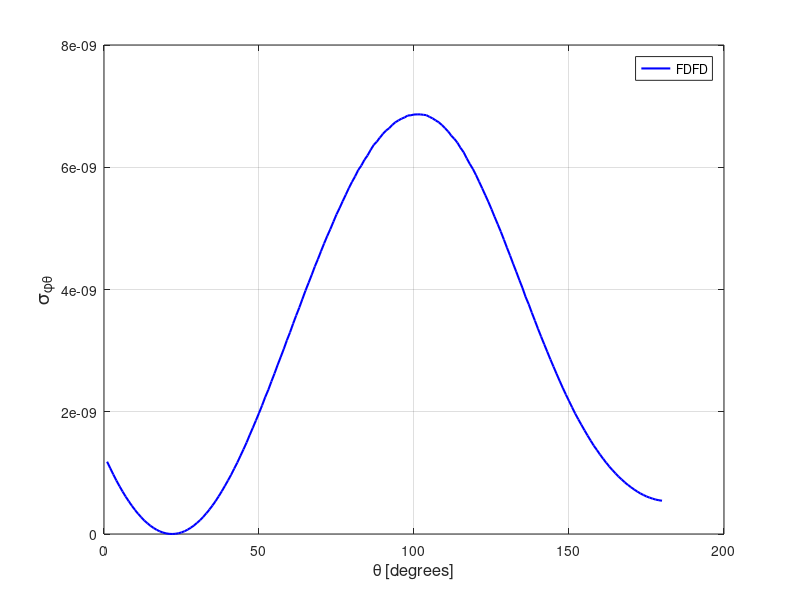

The MATLAB script that drew this image:
spt = [ 
    1  0.11829862E-08
    2  0.10773893E-08
    3  0.97433017E-09
    4  0.87466029E-09
    5  0.78256429E-09
    6  0.69427675E-09
    7  0.61102351E-09
    8  0.53431293E-09
    9  0.46169832E-09
   10  0.39380471E-09
   11  0.33046335E-09
   12  0.27414129E-09
   13  0.22138100E-09
   14  0.17507142E-09
   15  0.13404564E-09
   16  0.98401079E-10
   17  0.68325554E-10
   18  0.43246740E-10
   19  0.24078559E-10
   20  0.10816158E-10
   21  0.25141712E-11
   22  0.17851560E-12
   23  0.32443809E-11
   24  0.12060180E-10
   25  0.25919196E-10
   26  0.46124340E-10
   27  0.71693984E-10
   28  0.10286507E-09
   29  0.13862876E-09
   30  0.18070292E-09
   31  0.22795546E-09
   32  0.27954353E-09
   33  0.33738090E-09
   34  0.39971967E-09
   35  0.46701265E-09
   36  0.53907001E-09
   37  0.61701994E-09
   38  0.69937078E-09
   39  0.78707330E-09
   40  0.87620577E-09
   41  0.96825958E-09
   42  0.10695186E-08
   43  0.11684551E-08
   44  0.12772694E-08
   45  0.13851491E-08
   46  0.14964885E-08
   47  0.16192845E-08
   48  0.17366076E-08
   49  0.18565908E-08
   50  0.19780166E-08
   51  0.21039319E-08
   52  0.22392739E-08
   53  0.23580944E-08
   54  0.24952231E-08
   55  0.26255043E-08
   56  0.27643705E-08
   57  0.28951455E-08
   58  0.30278020E-08
   59  0.31698850E-08
   60  0.32975256E-08
   61  0.34408540E-08
   62  0.35757195E-08
   63  0.37044148E-08
   64  0.38435242E-08
   65  0.39824388E-08
   66  0.41099124E-08
   67  0.42384052E-08
   68  0.43748365E-08
   69  0.44958743E-08
   70  0.46257469E-08
   71  0.47528061E-08
   72  0.48739106E-08
   73  0.49859472E-08
   74  0.51080029E-08
   75  0.52283715E-08
   76  0.53328946E-08
   77  0.54444036E-08
   78  0.55517231E-08
   79  0.56604157E-08
   80  0.57601808E-08
   81  0.58506311E-08
   82  0.59533072E-08
   83  0.60271494E-08
   84  0.61200147E-08
   85  0.61922067E-08
   86  0.62823116E-08
   87  0.63648367E-08
   88  0.64183729E-08
   89  0.64853802E-08
   90  0.65478396E-08
   91  0.65999362E-08
   92  0.66405432E-08
   93  0.66943273E-08
   94  0.67360570E-08
   95  0.67669359E-08
   96  0.67953074E-08
   97  0.68160793E-08
   98  0.68464705E-08
   99  0.68504060E-08
  100  0.68625408E-08
  101  0.68646977E-08
  102  0.68648442E-08
  103  0.68582464E-08
  104  0.68517978E-08
  105  0.68241675E-08
  106  0.68001249E-08
  107  0.67664039E-08
  108  0.67355073E-08
  109  0.66919612E-08
  110  0.66406987E-08
  111  0.65865855E-08
  112  0.65188646E-08
  113  0.64645453E-08
  114  0.64026886E-08
  115  0.63171330E-08
  116  0.62474430E-08
  117  0.61465908E-08
  118  0.60541709E-08
  119  0.59716023E-08
  120  0.58720588E-08
  121  0.57640328E-08
  122  0.56553171E-08
  123  0.55436922E-08
  124  0.54329146E-08
  125  0.53130154E-08
  126  0.51889781E-08
  127  0.50688058E-08
  128  0.49469060E-08
  129  0.48165596E-08
  130  0.46826010E-08
  131  0.45540314E-08
  132  0.44184394E-08
  133  0.42887907E-08
  134  0.41535451E-08
  135  0.40247099E-08
  136  0.38789505E-08
  137  0.37592893E-08
  138  0.36215873E-08
  139  0.34907106E-08
  140  0.33572782E-08
  141  0.32295386E-08
  142  0.31040572E-08
  143  0.29807434E-08
  144  0.28562537E-08
  145  0.27379328E-08
  146  0.26193385E-08
  147  0.25031686E-08
  148  0.23897679E-08
  149  0.22803288E-08
  150  0.21768327E-08
  151  0.20721920E-08
  152  0.19698214E-08
  153  0.18761426E-08
  154  0.17862638E-08
  155  0.16965096E-08
  156  0.16102125E-08
  157  0.15268269E-08
  158  0.14456654E-08
  159  0.13738333E-08
  160  0.13003244E-08
  161  0.12322582E-08
  162  0.11659026E-08
  163  0.11043183E-08
  164  0.10454445E-08
  165  0.99087993E-09
  166  0.93866848E-09
  167  0.89060970E-09
  168  0.84519747E-09
  169  0.80339124E-09
  170  0.76461265E-09
  171  0.72835027E-09
  172  0.69508777E-09
  173  0.66426736E-09
  174  0.63886352E-09
  175  0.61388755E-09
  176  0.59502220E-09
  177  0.57788424E-09
  178  0.56260213E-09
  179  0.55209448E-09
  180  0.54456045E-09
  181  0.54027505E-09
  182  0.53980093E-09
  183  0.54307769E-09
  184  0.54972427E-09
  185  0.56096006E-09
  186  0.57534821E-09
  187  0.59522598E-09
  188  0.61776267E-09
  189  0.64618255E-09
  190  0.67935479E-09
  191  0.71594303E-09
  192  0.75830675E-09
  193  0.80738599E-09
  194  0.86150453E-09
  195  0.91993346E-09
  196  0.98538133E-09
  197  0.10562829E-08
  198  0.11351383E-08
  199  0.12203260E-08
  200  0.13110613E-08
  201  0.14086540E-08
  202  0.15151325E-08
  203  0.16253050E-08
  204  0.17444303E-08
  205  0.18712132E-08
  206  0.20058570E-08
  207  0.21485527E-08
  208  0.22962827E-08
  209  0.24507822E-08
  210  0.26159528E-08
  211  0.27874891E-08
  212  0.29646827E-08
  213  0.31484115E-08
  214  0.33443910E-08
  215  0.35406875E-08
  216  0.37467114E-08
  217  0.39587387E-08
  218  0.41736352E-08
  219  0.43920125E-08
  220  0.46245372E-08
  221  0.48528515E-08
  222  0.50912132E-08
  223  0.53300497E-08
  224  0.55760214E-08
  225  0.58216352E-08
  226  0.60651222E-08
  227  0.63133072E-08
  228  0.65712067E-08
  229  0.68242345E-08
  230  0.70755086E-08
  231  0.73267086E-08
  232  0.75696871E-08
  233  0.78230080E-08
  234  0.80738713E-08
  235  0.83160447E-08
  236  0.85516199E-08
  237  0.87851308E-08
  238  0.90187759E-08
  239  0.92506500E-08
  240  0.94810249E-08
  241  0.96850608E-08
  242  0.98965298E-08
  243  0.10102227E-07
  244  0.10312609E-07
  245  0.10506448E-07
  246  0.10688916E-07
  247  0.10870645E-07
  248  0.11039157E-07
  249  0.11204773E-07
  250  0.11348417E-07
  251  0.11503666E-07
  252  0.11636298E-07
  253  0.11776149E-07
  254  0.11889212E-07
  255  0.12014569E-07
  256  0.12113724E-07
  257  0.12217490E-07
  258  0.12320439E-07
  259  0.12399207E-07
  260  0.12483817E-07
  261  0.12545193E-07
  262  0.12602690E-07
  263  0.12670833E-07
  264  0.12714277E-07
  265  0.12753095E-07
  266  0.12788269E-07
  267  0.12819335E-07
  268  0.12830630E-07
  269  0.12852868E-07
  270  0.12875043E-07
  271  0.12864624E-07
  272  0.12868156E-07
  273  0.12852796E-07
  274  0.12853236E-07
  275  0.12828526E-07
  276  0.12815650E-07
  277  0.12768997E-07
  278  0.12744783E-07
  279  0.12719875E-07
  280  0.12677323E-07
  281  0.12640528E-07
  282  0.12582486E-07
  283  0.12520071E-07
  284  0.12474827E-07
  285  0.12416706E-07
  286  0.12338773E-07
  287  0.12268742E-07
  288  0.12199465E-07
  289  0.12124699E-07
  290  0.12065760E-07
  291  0.11966134E-07
  292  0.11886964E-07
  293  0.11804413E-07
  294  0.11718186E-07
  295  0.11585074E-07
  296  0.11504502E-07
  297  0.11401933E-07
  298  0.11303330E-07
  299  0.11169512E-07
  300  0.11065470E-07
  301  0.10936922E-07
  302  0.10810734E-07
  303  0.10696048E-07
  304  0.10555869E-07
  305  0.10433935E-07
  306  0.10295633E-07
  307  0.10162921E-07
  308  0.10015426E-07
  309  0.98688302E-08
  310  0.97284927E-08
  311  0.95594377E-08
  312  0.94156647E-08
  313  0.92525294E-08
  314  0.91010586E-08
  315  0.89309005E-08
  316  0.87647427E-08
  317  0.85841068E-08
  318  0.84239877E-08
  319  0.82461096E-08
  320  0.80655838E-08
  321  0.78850428E-08
  322  0.77005717E-08
  323  0.75149016E-08
  324  0.73387612E-08
  325  0.71483095E-08
  326  0.69596560E-08
  327  0.67803283E-08
  328  0.65884334E-08
  329  0.63947057E-08
  330  0.62085386E-08
  331  0.60159548E-08
  332  0.58286003E-08
  333  0.56387566E-08
  334  0.54412888E-08
  335  0.52579607E-08
  336  0.50713194E-08
  337  0.48845781E-08
  338  0.47022919E-08
  339  0.45177035E-08
  340  0.43333492E-08
  341  0.41532351E-08
  342  0.39757446E-08
  343  0.37994647E-08
  344  0.36284411E-08
  345  0.34536654E-08
  346  0.32871601E-08
  347  0.31226317E-08
  348  0.29588842E-08
  349  0.28009277E-08
  350  0.26447968E-08
  351  0.24902929E-08
  352  0.23405753E-08
  353  0.21945132E-08
  354  0.20567621E-08
  355  0.19214239E-08
  356  0.17848433E-08
  357  0.16559741E-08
  358  0.15312551E-08
  359  0.14067982E-08
  360  0.12964109E-08
 ]; 
plot(spt(1:180,1),spt(1:180,2),'b-','linewidth',1.5 ); 
grid on 
legend('FDFD');
xlabel('\theta [degrees]','FontSize',12);
ylabel('\sigma_{\phi\theta}','FontSize',14);
